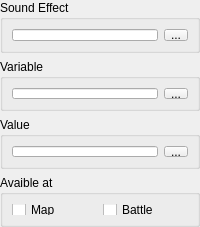
                  <widget class="QWidget" name="pageSkillVariable">
                   <property name="maximumSize">
                    <size>
                     <width>16777215</width>
                     <height>227</height>
                    </size>
                   </property>
                   <layout class="QGridLayout" name="gridLayout_79">
                    <property name="sizeConstraint">
                     <enum>QLayout::SetNoConstraint</enum>
                    </property>
                    <property name="margin">
                     <number>0</number>
                    </property>
                    <item row="0" column="0">
                     <widget class="QGroupBox" name="groupSkillVariableSoundEffect">
                      <property name="maximumSize">
                       <size>
                        <width>16777215</width>
                        <height>55</height>
                       </size>
                      </property>
                      <property name="title">
                       <string>Sound Effect</string>
                      </property>
                      <layout class="QGridLayout" name="gridLayout_75">
                       <item row="0" column="0">
                        <widget class="QLineEdit" name="lineSkillVariableSoundEffect">
                         <property name="readOnly">
                          <bool>true</bool>
                         </property>
                        </widget>
                       </item>
                       <item row="0" column="1">
                        <widget class="QToolButton" name="toolSkillVariableSelectSound">
                         <property name="text">
                          <string>...</string>
                         </property>
                        </widget>
                       </item>
                      </layout>
                     </widget>
                    </item>
                    <item row="1" column="0">
                     <widget class="QGroupBox" name="groupSkillVariable">
                      <property name="title">
                       <string>Variable</string>
                      </property>
                      <layout class="QGridLayout" name="gridLayout_76">
                       <item row="0" column="0">
                        <widget class="QLineEdit" name="lineSkillVariableVar">
                         <property name="readOnly">
                          <bool>true</bool>
                         </property>
                        </widget>
                       </item>
                       <item row="0" column="1">
                        <widget class="QToolButton" name="toolSkillVariableSelectVar">
                         <property name="text">
                          <string>...</string>
                         </property>
                        </widget>
                       </item>
                      </layout>
                     </widget>
                    </item>
                    <item row="2" column="0">
                     <widget class="QGroupBox" name="groupSkillVariableValue">
                      <property name="title">
                       <string>Value</string>
                      </property>
                      <layout class="QGridLayout" name="gridLayout_77">
                       <item row="0" column="0">
                        <widget class="QLineEdit" name="lineSkillVariableValue">
                         <property name="readOnly">
                          <bool>true</bool>
                         </property>
                        </widget>
                       </item>
                       <item row="0" column="1">
                        <widget class="QToolButton" name="toolSkillVariableSelectValue">
                         <property name="text">
                          <string>...</string>
                         </property>
                        </widget>
                       </item>
                      </layout>
                     </widget>
                    </item>
                    <item row="3" column="0">
                     <widget class="QGroupBox" name="groupSkillVariableAt">
                      <property name="title">
                       <string>Avaible at</string>
                      </property>
                      <layout class="QGridLayout" name="gridLayout_78">
                       <item row="0" column="0">
                        <widget class="QCheckBox" name="checkSkillVariableAtMap">
                         <property name="text">
                          <string>Map</string>
                         </property>
                        </widget>
                       </item>
                       <item row="0" column="1">
                        <widget class="QCheckBox" name="checkSkillVariableAtBattle">
                         <property name="text">
                          <string>Battle</string>
                         </property>
                        </widget>
                       </item>
                      </layout>
                     </widget>
                    </item>
                   </layout>
                  </widget>
